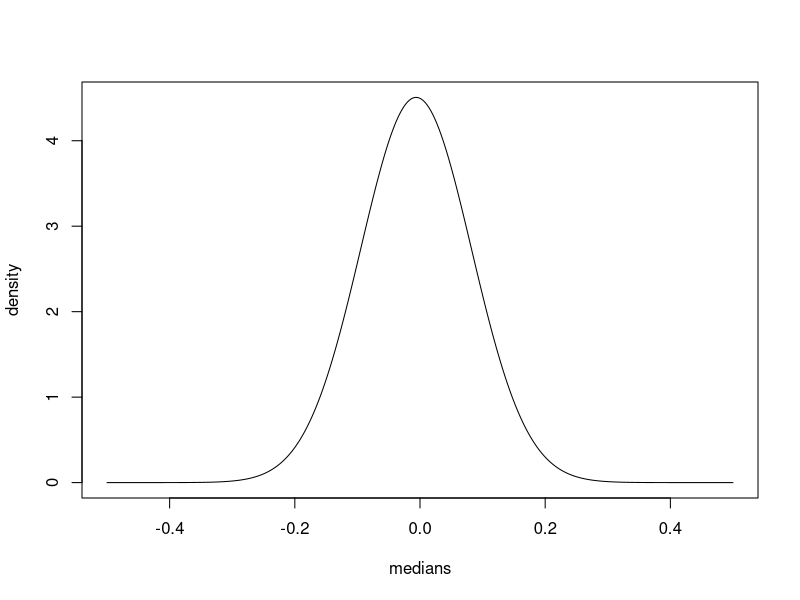
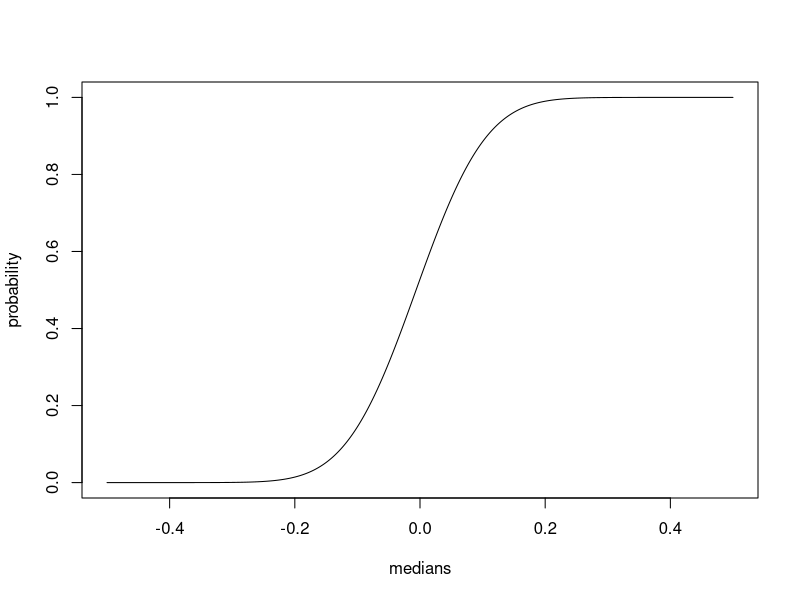
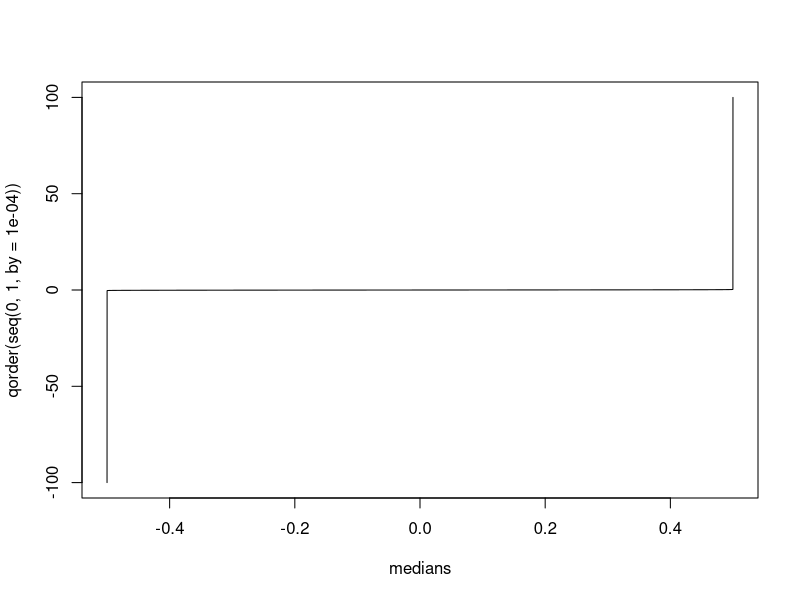
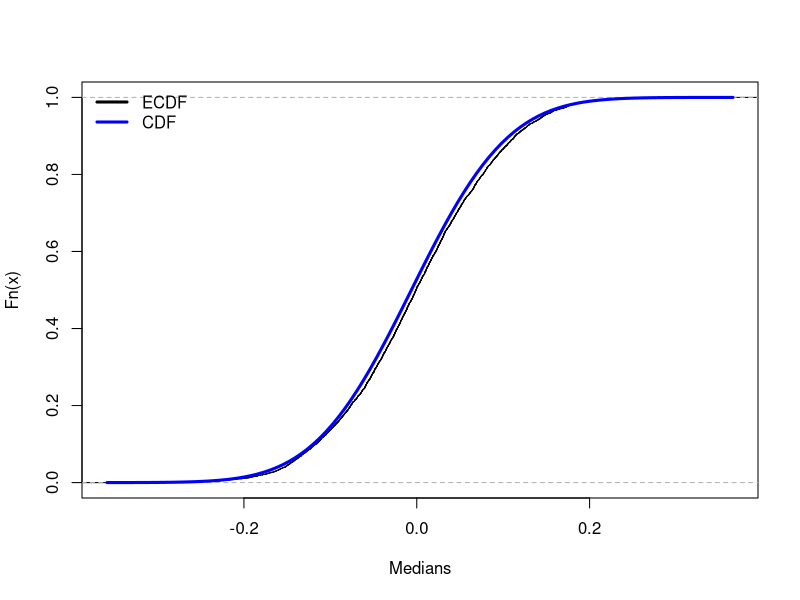
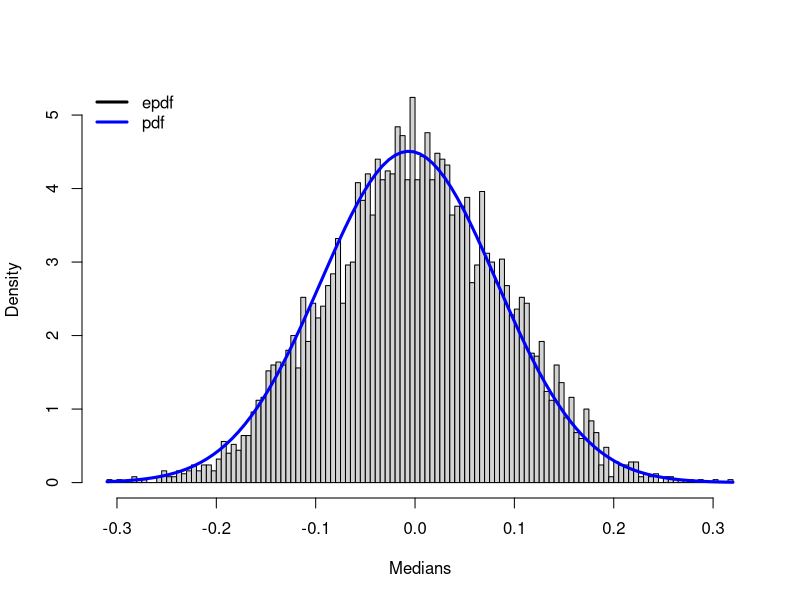
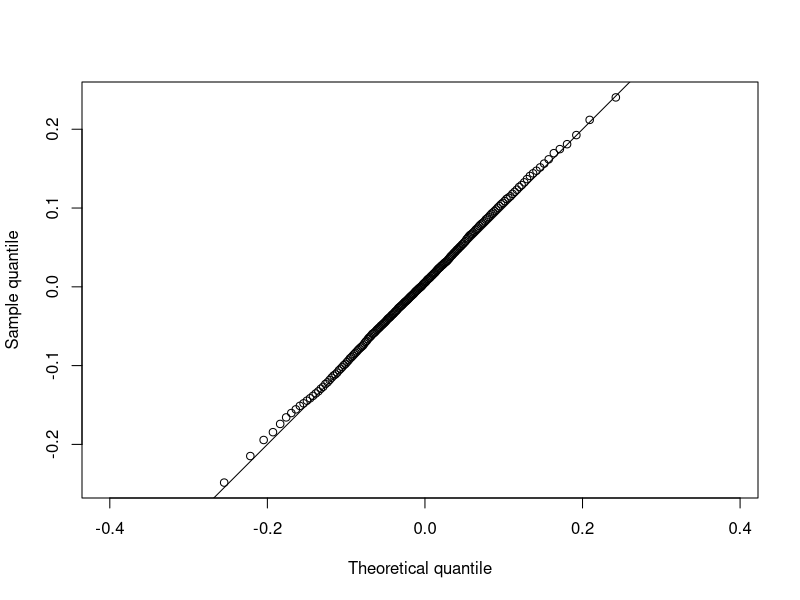
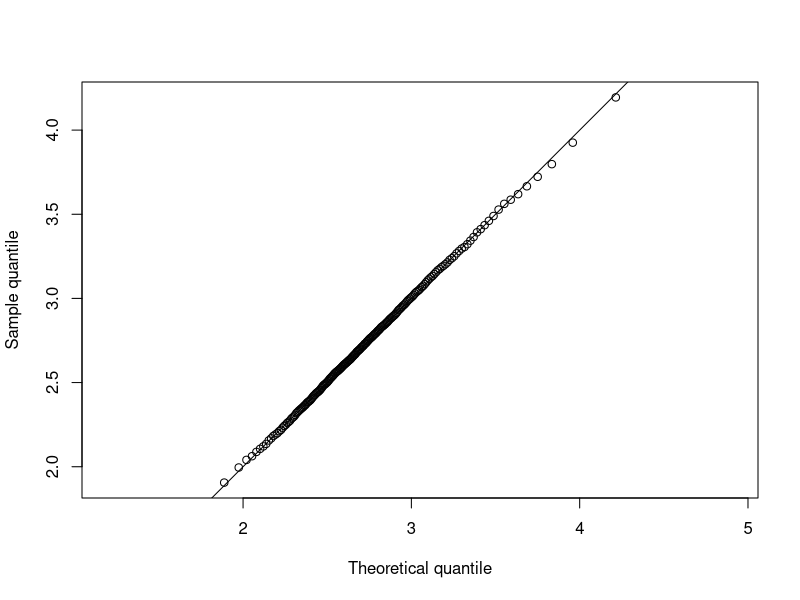
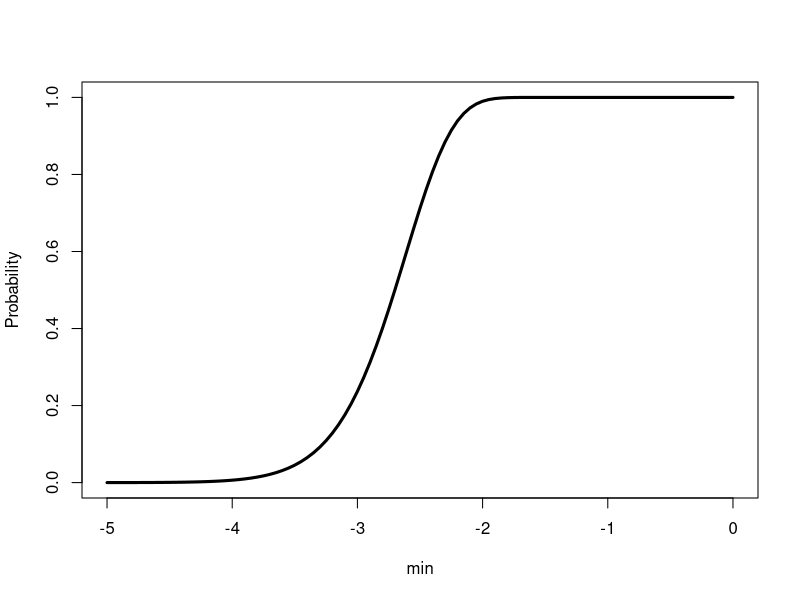

The R script that drew these images, in order:
## ---- chunk 1
dorder <- function(x){
  100*
    choose(200, 100)*
    pnorm(x)^(100-1)*
    (1-pnorm(x))^(200-100)*
    dnorm(x)
}
# median of standard normal distribution
plot(seq(-0.5,0.5, by=0.0001), dorder(seq(-0.5,0.5, by=0.0001)), type = "l", xlab = "medians", ylab = "density") 
## ---- chunk 2
porder <- function(x){
  pbinom(100-1, 200, pnorm(x), lower.tail = FALSE)
}
plot(seq(-0.5,0.5, by=0.0001), porder(seq(-0.5,0.5, by=0.0001)), type = "l", xlab = "medians", ylab = "probability") 
## ---- chunk 3
qorder <- function(p){
  out <- p
  for(i in seq_along(p)){
    out[i] <- uniroot(function(x){porder(x) - p[i]}, c(-100,100))$root
  }
  out
}

plot(seq(-0.5,0.5, by=0.0001), qorder(seq(0,1, by=0.0001)), type = "l", xlab = "medians") 
## ---- chunk 4
N <- 200
M <- 5000
out <- array(rnorm(M*N), c(M,N))
meds <- apply(out,1,median)
e1 <- ecdf(meds)

plot(e1, xlab = "Medians", main = "") 
curve(porder, add = TRUE, col = "blue", lwd = 3)
legend("topleft", c("ECDF","CDF"), lwd = 3, col = c("black","blue"), bty = "n")
## ---- chunk 5
svg("./assets/median-cdf.svg", width = 5, height = 3)
plot(e1, xlab = "Medians", main = "") 
curve(porder, add = TRUE, col = "blue", lwd = 3)
legend("topleft", c("ECDF","CDF"), lwd = 3, col = c("black","blue"), bty = "n")
dev.off()
## ---- chunk 6
hist(meds, xlab = "Medians", main = "", breaks = 100, freq = FALSE)
curve(dorder, add = TRUE, col = "blue", lwd = 3)
legend("topleft", c("epdf","pdf"), lwd = 3, col = c("black","blue"), bty = "n")
## ---- chunk 7
svg("./assets/median-pdf.svg", width = 5, height = 3)
hist(meds, xlab = "Medians", main = "", breaks = 100, freq = FALSE)
curve(dorder, add = TRUE, col = "blue", lwd = 3)
legend("topleft", c("epdf","pdf"), lwd = 3, col = c("black","blue"), bty = "n")
box()
dev.off()
## ---- chunk 8
set.seed(9123)
p <- ppoints(200)
x <- qorder(p)
y <- quantile(meds, probs = p)

plot(x,y, asp = 1, xlab = "Theoretical quantile", ylab = "Sample quantile")
abline(0,1)
## ---- chunk 9
svg("./assets/median-qq.svg", width = 5, height = 3)
plot(x,y, asp = 1, xlab = "Theoretical quantile", ylab = "Sample quantile")
abline(0,1)
dev.off()
## ---- chunk 10
# dorder with k
dorder <- function(x, k){
  k*
    choose(200, k)*
    pnorm(x)^(k-1)*
    (1-pnorm(x))^(200-k)*
    dnorm(x)
}

# porder with k
porder <- function(x, k){
  pbinom(k-1, 200, pnorm(x), lower.tail = FALSE)
}

# qorder with k
qorder <- function(p, k){
  out <- p
  for(i in seq_along(p)){
    out[i] <- uniroot(function(x){porder(x, k) - p[i]}, c(-100,100))$root
  }
  out
}
## ---- chunk 11
# dorder with k and dist type
dorder <- function(x, k, n, dist = "norm", ...){
  pf <- get(paste0("p", dist))
  df <- get(paste0("d", dist))
  k*
    choose(n, k)*
    pf(x, ...)^(k-1)*
    (1-pf(x, ...))^(n-k)*
    df(x, ...)
}

# porder with k and dist type
porder <- function(x, k, n, dist = "norm", ...){
  pf <- get(paste0("p", dist))
  pbinom(k-1, n, pf(x, ...), lower.tail = FALSE)
}

# qorder with k and dist type
qorder <- function(p, k, n, dist = "norm", ...){
  out <- p
  for(i in seq_along(p)){
    out[i] <- uniroot(function(x){porder(x, k, n, dist, ...) - p[i]}, c(-100,100))$root
  }
  out
}
## ---- chunk 12
set.seed(810)
N <- 200
M <- 5000
out <- array(rnorm(M*N), c(M,N))
maxs <- apply(out,1,max)

p <- ppoints(200)
x <- qorder(p, 200, 200)
y <- quantile(maxs, probs = p)

plot(x,y, asp = 1, xlab = "Theoretical quantile", ylab = "Sample quantile")
abline(0,1)
## ---- chunk 13
svg("./assets/max-qq.svg", width = 5, height = 3)
plot(x,y, asp = 1, xlab = "Theoretical quantile", ylab = "Sample quantile")
abline(0,1)
dev.off()
## ---- chunk 14
curve(porder(x, 1, 200), -5,0, ylab = "Probability", xlab = "min", lwd = 3)
curve(dorder(x, 1, 200), -5,0, ylab = "Density", xlab = "min", lwd = 3)
## ---- chunk 15
curve(porder(x, 1, 20000), -5,0, ylab = "Probability", xlab = "min", lwd = 3)
curve(dorder(x, 1, 20000), -5,0, ylab = "Density", xlab = "min", lwd = 3)
## ---- chunk 16
svg("./assets/min-pdf-cdf.svg", width = 5, height = 6)
par(mfrow = c(2,1))
curve(porder(x, 1, 200), -5,0, ylab = "Probability", xlab = "min", lwd = 3)
curve(dorder(x, 1, 200), -5,0, ylab = "Density", xlab = "min", lwd = 3)
dev.off()
